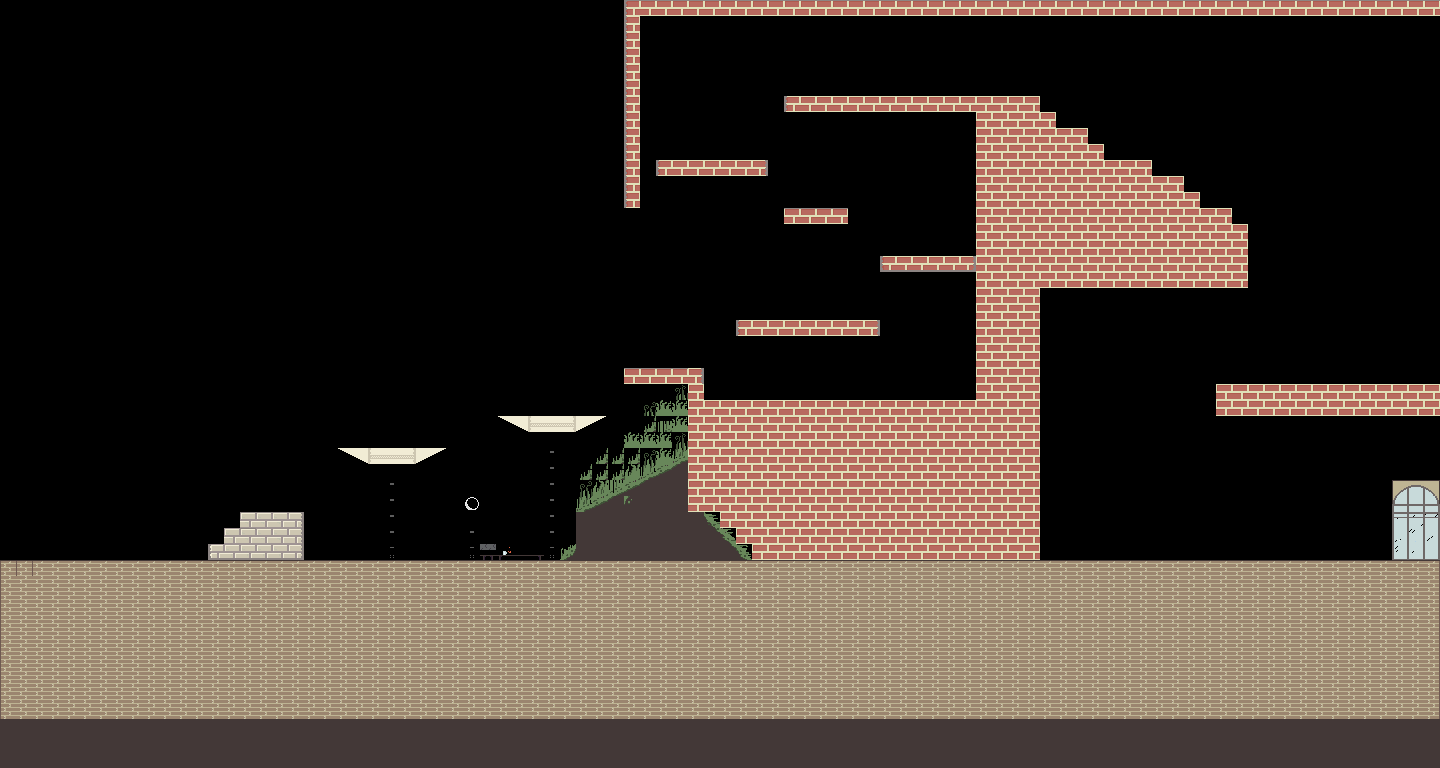

A 2D game scene composited from a Tiled map and its tileset images. What follows is a short description and the map's XML, with each tile layer's data collapsed to a summary:
An orthogonal 90x48 tile map with 16x16 px tiles, 2 tile layers (TL1, TL2) and 9 objects (3x enemy1, 2x enemy2, player, bot, bot2, ...).

<map version="1.0" tiledversion="1.0.3" orientation="orthogonal" renderorder="right-down" width="90" height="48" tilewidth="16" tileheight="16" nextobjectid="16">
 <tileset firstgid="1" name="tileset4" tilewidth="16" tileheight="16" spacing="1" tilecount="1650" columns="66">
  <image source="../../Desktop/New folder/tileset4.png" width="1131" height="438" />
 </tileset>
 <layer name="TL1" width="90" height="48">
  <data>[4320 cells, 1802 non-empty, 65 distinct tile ids]</data>
 </layer>
 <layer name="TL2" width="90" height="48">
  <data>[4320 cells, 23 non-empty, 23 distinct tile ids]</data>
 </layer>
 <objectgroup name="OL1">
  <object id="3" name="player" type="player" gid="1585" x="31" y="480" width="16" height="16" />
  <object id="4" name="bot" type="bot" gid="1585" x="95" y="479" width="16" height="16" />
  <object id="5" name="bot2" type="bot2" gid="1585" x="147.5" y="482" width="16" height="16" />
  <object id="8" name="enemy1" type="enemy1" gid="1601" x="653.5" y="321" width="16" height="16" />
  <object id="10" name="enemy2" type="enemy2" gid="1562" x="952.667" y="236" width="16" height="16" />
  <object id="11" name="enemy3" type="enemy1" gid="1562" x="658" y="138" width="16" height="16" />
  <object id="12" name="enemy4" type="enemy2" gid="1562" x="1377.33" y="361.333" width="16" height="16" />
  <object id="13" name="enemy5" type="enemy1" gid="1562" x="1294" y="528" width="16" height="16" />
  <object id="15" name="goal" type="goal" gid="763" x="1404" y="542" width="16" height="16" />
 </objectgroup>
</map>